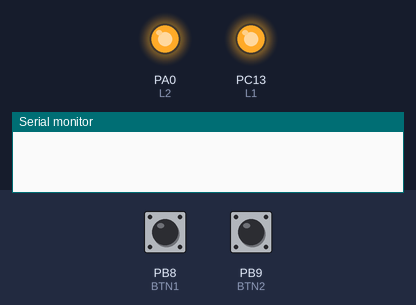
A sketch run on a simulated STM32 Blue Pill. Parts: output pins drawn as LEDs (lit = HIGH), the last lines printed to the serial monitor. Dashed ring = blinking. Inputs (shaded band) come from the test bench; at power-on: PB8 (BTN1) LOW, PB9 (BTN2) LOW. Pins used as bus, display or sensor lines are not drawn.

Above: at 1.2 s.
1.3 s: PB8 (BTN1) pulled HIGH for 0.15 s
At 1.9 s:
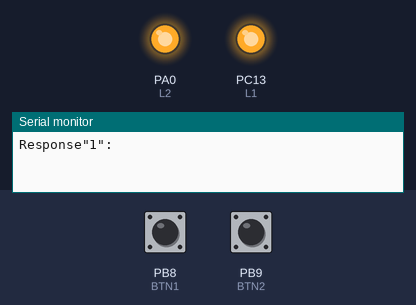
4.4 s: PB9 (BTN2) pulled HIGH for 1 s
At 5.6 s:
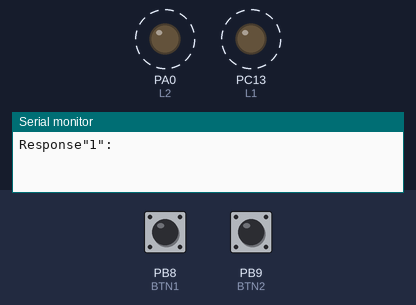
Timing chart, 0 to 13.4 s (numbered marks = the images above; inputs shaded):
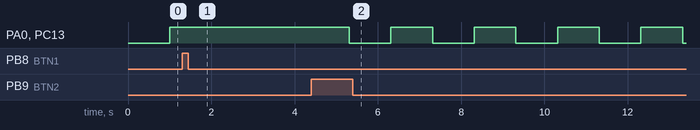

Measured:
- after the input at 1.3 s, PA0 (L2), PC13 (L1): stays HIGH (without the input it goes to LOW after 0.70 s)

The sketch:

test_DocMutilCamBien.ino
```cpp
#include <SoftwareSerial.h>
SoftwareSerial RS485(PC11, PC10);
#define DE PA15
#define BTN1 PB8
#define BTN2 PB9
#define L1 PC13
#define L2 PA0
char request1[] = {0x01, 0x03, 0x00, 0x00, 0x00, 0x06, 0xC5, 0xC8}; // Dữ liệu truyền đi
char request2[] = {0x02, 0x03, 0x21, 0x00, 0x00, 0x02, 0xCE, 0x04}; // Dữ liệu truyền đi
unsigned long was_delayFunc = millis();
uint8_t which = 0;
void setup() {
  Serial.begin(9600);
  RS485.begin(9600); // Khởi tạo kết nối RS485 với cảm biến
  pinMode(DE, OUTPUT);
  pinMode(L1, OUTPUT);
  pinMode(L2, OUTPUT);
  pinMode(BTN1, INPUT_PULLDOWN);
  pinMode(BTN2, INPUT_PULLDOWN);
}

void loop() {
  if (digitalRead(BTN1) == 1) {
    which = 1;
  }
  if (digitalRead(BTN2) == 1) {
    which = 0;
  }
  if (which == 1) {
    TranARecive485(1, request1, sizeof(request1));
    which = 2;
  } else if (which == 2) {
    TranARecive485(2, request2, sizeof(request2));
    which = 1;
  }
  BlinkLed();
}

void BlinkLed() {
  uint8_t state11 = digitalRead(L1);
  uint8_t state12 = digitalRead(L2);
  if (millis() - was_delayFunc > 1000) {
    digitalWrite(L1, !state11);
    digitalWrite(L2, !state12);
    was_delayFunc = millis();
  }
}

void TranARecive485(int slave, char * request, int sizeOF) {
  byte response[20];
  digitalWrite(DE, 1);
  RS485.write(request, sizeOF); // Gửi dữ liệu đi
  delay(10); // Đợi cho cảm biến xử lý và trả về dữ liệu

  int i = 0;
  digitalWrite(DE, 0);
  while (RS485.available()) {
    response[i++] = RS485.read(); // Nhận dữ liệu từ cảm biến
  }
  char ATCommand[80];
  sprintf(ATCommand, "Response\"%d\": ", slave);
  Serial.print(ATCommand);
  for (int j = 0; j < i; j++) {
    Serial.print(response[j], HEX);
    Serial.print(" ");
  }
  Serial.println();
  Serial.flush();
  delay(4000); // Chờ 1 giây trước khi gửi yêu cầu tiếp theo
}
```
